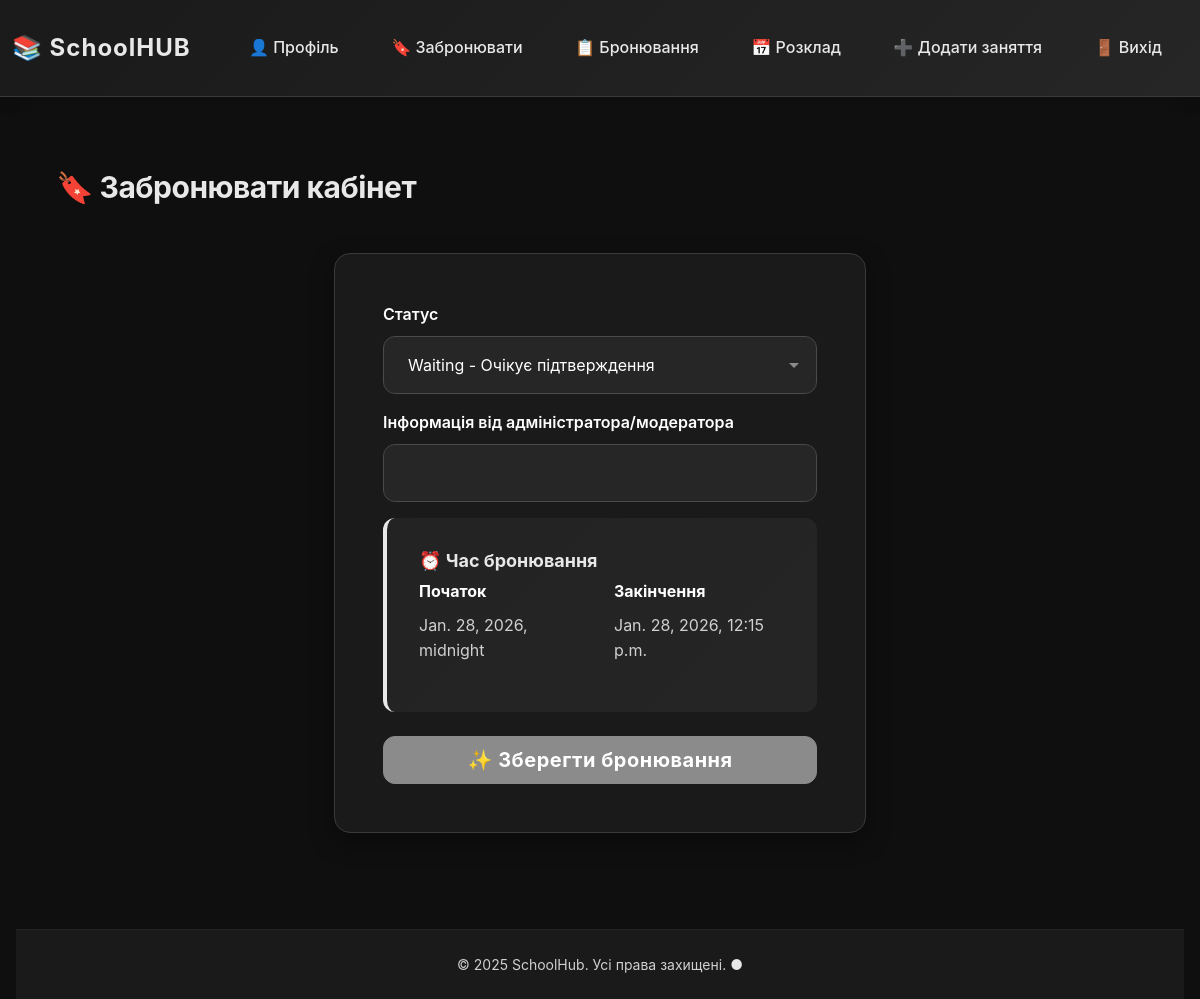
Page /booking/update_book/1/ (signed in) on the earlier database version.
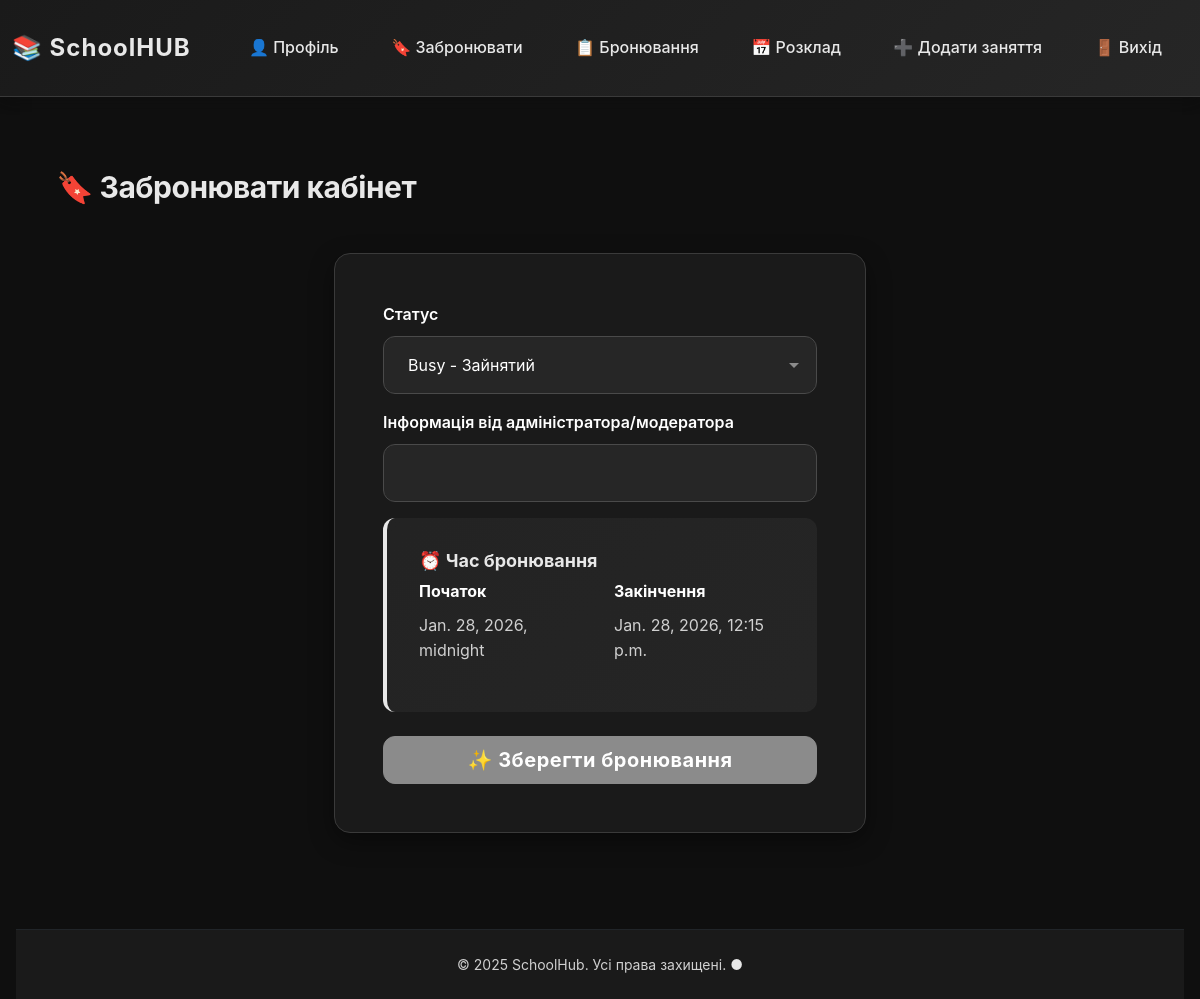
Same page on the later database version.
### Booking/models.py (models this page shows, shortened)
class Booking(models.Model):
    user = models.ForeignKey(User, on_delete=models.CASCADE)
    resource = models.ForeignKey(Resource, on_delete=models.SET_NULL, null=True, verbose_name="Об'єкт")
    start_time = models.DateTimeField(verbose_name="Час початку бронювання")
    end_time = models.DateTimeField(verbose_name="Час завершення бронювання")
    status = models.ForeignKey(Status, on_delete=models.SET_NULL, null=True, verbose_name="Статус")
    created_at = models.DateTimeField(auto_now_add=True)
    description = models.CharField(max_length=255, verbose_name="Додаткова інформація", null=True, blank=True, default=None)
    reason = models.CharField(max_length=255, verbose_name="Інформація від адміністратора/модератора", null=True, blank=True, default=None)

### Booking/views.py (the view, shortened to what this page needs)
# urls.py: path("update_book/<int:id>/", views.update_book, name="update_book"),
@has_permission("UB")
@login_required
def update_book(request: HttpRequest, id: int):
    book = Booking.objects.get(pk=id)
    form = BookingFormAdmin(data=request.POST or None, instance=book)
    return render(request, "booking_admin.html", dict(form=form, book=book))

### Booking/forms.py
class BookingFormAdmin(forms.ModelForm):
    class Meta:
        model = Booking
        fields = ["status", "reason"]

### Booking/models.py (called while the page is built)
    def __str__(self):
        return f"{self.name} - {self.verbose_name}"

### Booking/permissions.py (called while the page is built)
def has_permission(action_name: str):
    def decorator(func):
        @wraps(func)
        def wrap_func(request: HttpRequest, *args, **kwargs):
            if request.user.profile.positions.filter(actions__name=action_name).exists():
                return func(request, *args, **kwargs)
            else:
                messages.error(request, "У вас недостатьно прав")
                return redirect("index")
        return wrap_func
    return decorator

### Booking/templatetags/permissions.py (called while the page is built)
@register.filter(name="has_permission")
def has_permission(user, action_name):
    return user.profile.positions.filter(actions__name=action_name).exists()

### Booking/templates/booking_admin.html (shortened to what this page needs)
{% extends "base.html" %}
{% block content %}
<div class="container py-4">
    <h1 class="mb-5">🔖 Забронювати кабінет</h1>
    <div class="row justify-content-center">
        <div class="col-12 col-lg-6">
            <div class="content-card">
                <form method="post" novalidate>
                    {% for field in form %}
                    <div class="mb-3">
                        <label for="{{ field.id_for_label }}" class="form-label">
                            {{ field.label }}
                        </label>
                        {{ field }}
                    </div>
                    {% endfor %}
                    <div class="info-box">
                        <h6 class="text-accent fw-bold mb-2">⏰ Час бронювання</h6>
                        <div class="row">
                            <div class="col-6">
                                <label class="form-label fw-bold">Початок</label>
                                <p class="text-muted">{{ book.start_time|default:"Виберіть дату" }}</p>
                            </div>
                            <div class="col-6">
                                <label class="form-label fw-bold">Закінчення</label>
                                <p class="text-muted">{{ book.end_time|default:"Виберіть дату" }}</p>
                            </div>
                        </div>
                    </div>
                    <div class="d-grid gap-2 mt-4">
                        <button type="submit" class="btn btn-success btn-lg fw-bold">
                            ✨ Зберегти бронювання
                        </button>
                    </div>
                </form>
            </div>
        </div>
    </div>
</div>
{% endblock content %}

Differences in the rows shown:
changed Booking: status "Waiting - Очікує підтверждення" → "Busy - Зайнятий"
